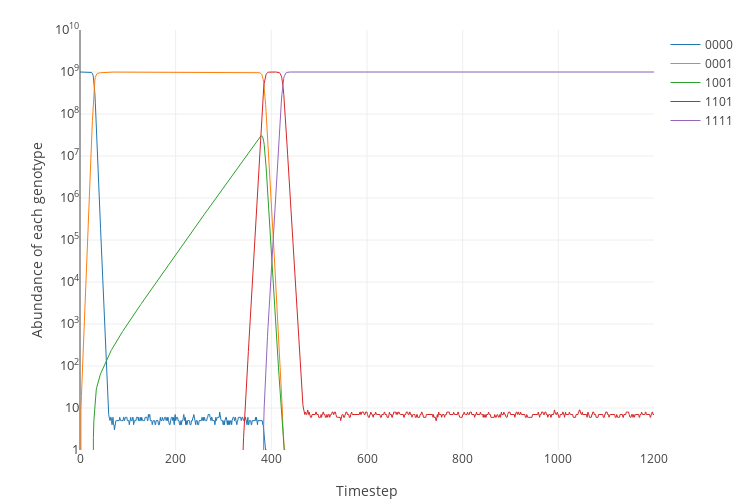

Notebook code for this chart:
### Code cell
df = pd.DataFrame(trace, columns=["{0:0>4b}".format(n) for n in range(num_genotypes)])
tr = {k:list(v.values()) for (k,v) in df.to_dict().items()}
plot_simulation({'trace': tr, 'T_1': -1, 'T_d': -1, 'T_f': -1}, genotypes_to_plot=["{0:0>4b}".format(n) for n in (0, 1, 9, 13, 15)])

### Figure 1 — Plotly figure (JSON) as saved in the notebook; plotly's stock layout.template omitted (floating-point values rounded to 4 significant figures; data arrays with more than 128 entries replaced by an {"elided": "..."} marker saying what was removed)
{"data": [{"line": {"width": 1}, "name": "0000", "type": "scatter", "uid": "212711f0-5f45-11e9-bd5d-c0c153cac240", "x": {"elided": "1201 int values"}, "y": {"elided": "1201 int values"}}, {"line": {"width": 1}, "name": "0001", "type": "scatter", "uid": "212711f1-5f45-11e9-9264-c0c153cac240", "x": {"elided": "1201 int values"}, "y": {"elided": "1201 int values"}}, {"line": {"width": 1}, "name": "1001", "type": "scatter", "uid": "212711f2-5f45-11e9-bdfa-c0c153cac240", "x": {"elided": "1201 int values"}, "y": {"elided": "1201 int values"}}, {"line": {"width": 1}, "name": "1101", "type": "scatter", "uid": "212711f3-5f45-11e9-99d1-c0c153cac240", "x": {"elided": "1201 int values"}, "y": {"elided": "1201 int values"}}, {"line": {"width": 1}, "name": "1111", "type": "scatter", "uid": "212711f4-5f45-11e9-b099-c0c153cac240", "x": {"elided": "1201 int values"}, "y": {"elided": "1201 int values"}}], "layout": {"height": 500, "margin": {"b": 50, "t": 30}, "width": 750, "xaxis": {"title": "Timestep"}, "yaxis": {"exponentformat": "power", "range": [0, 10], "tickfont": {"size": 10}, "title": "Abundance of each genotype", "type": "log"}}}
